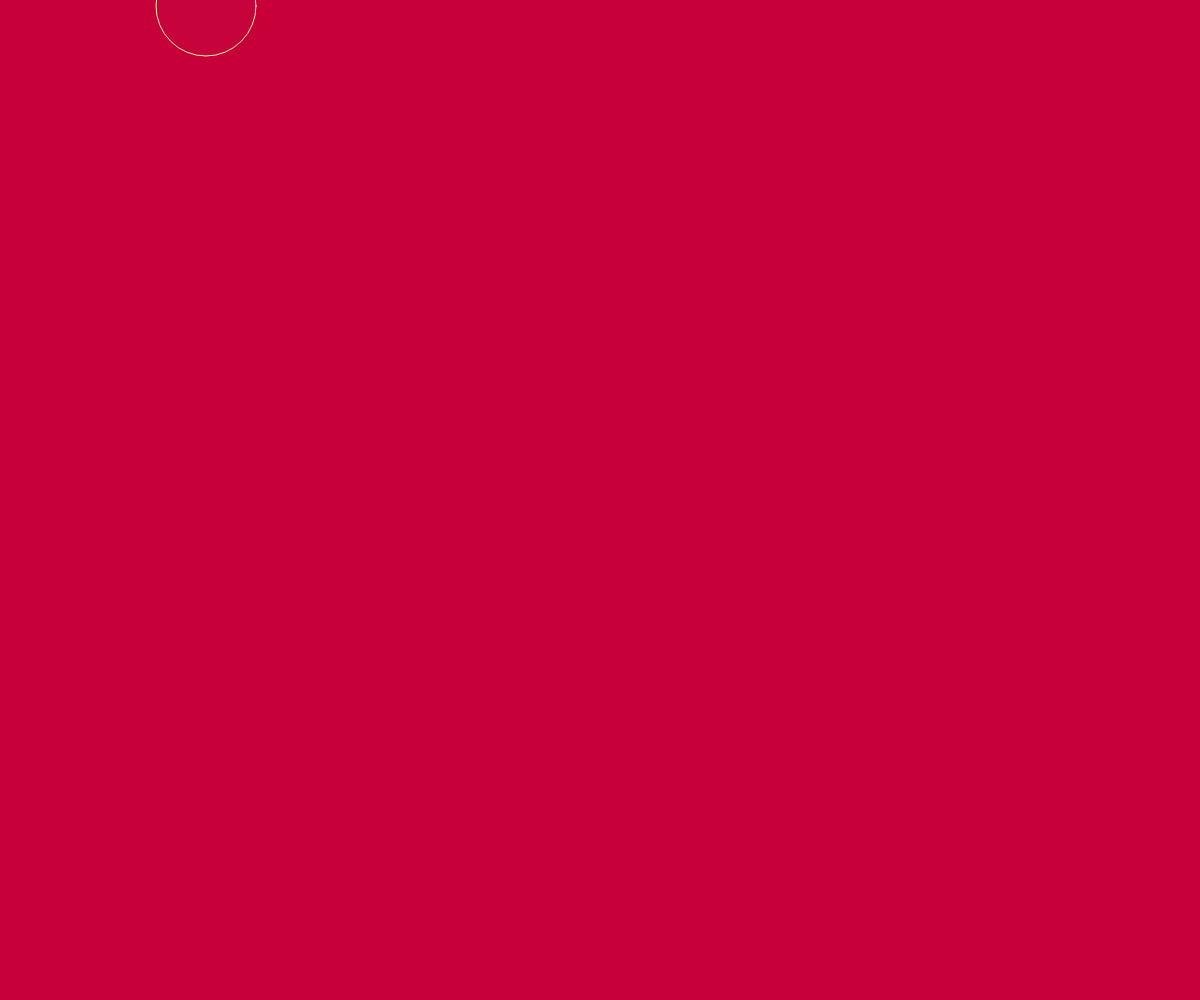
Frame 1 (no input)
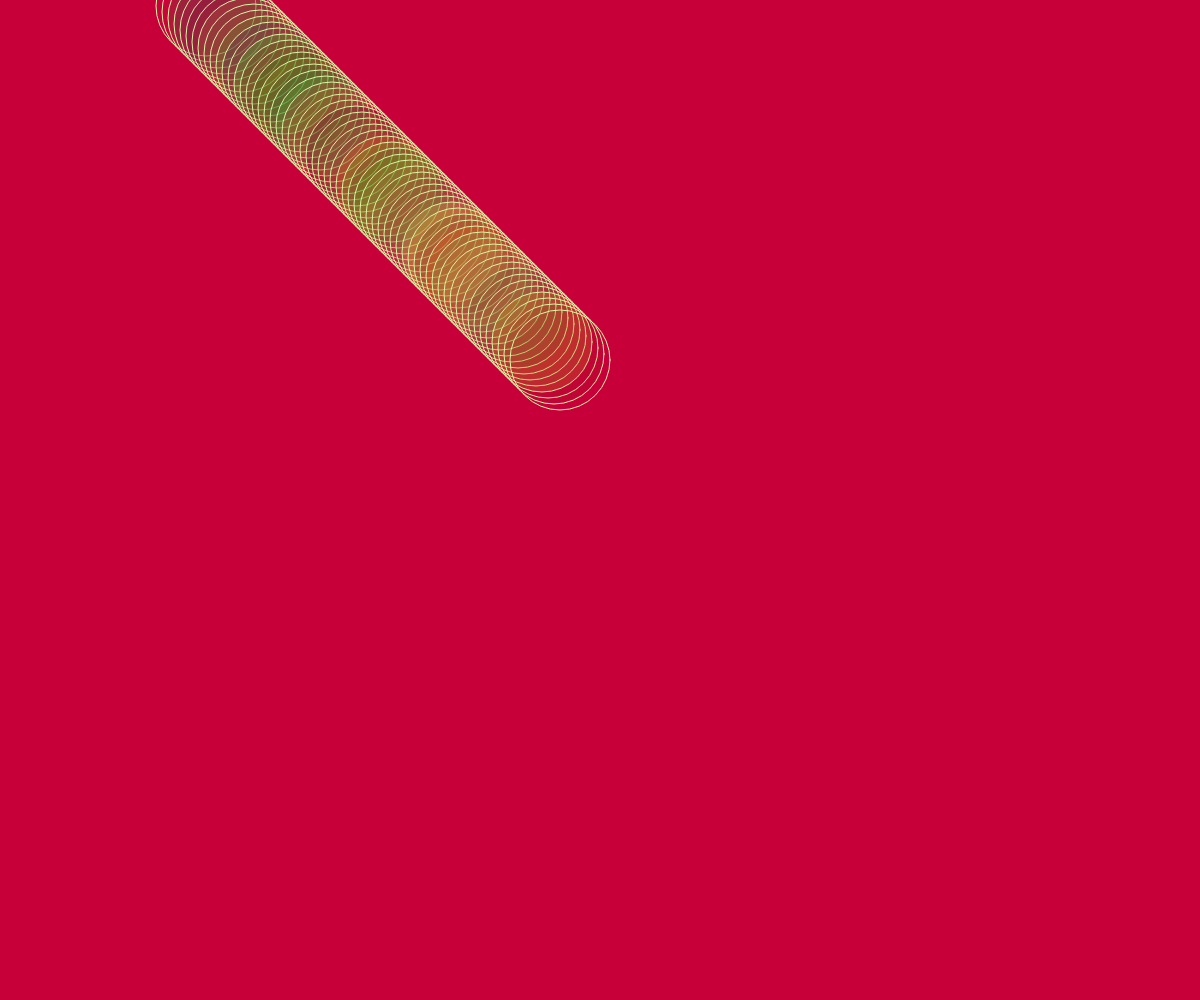
Frame 60 (no input)
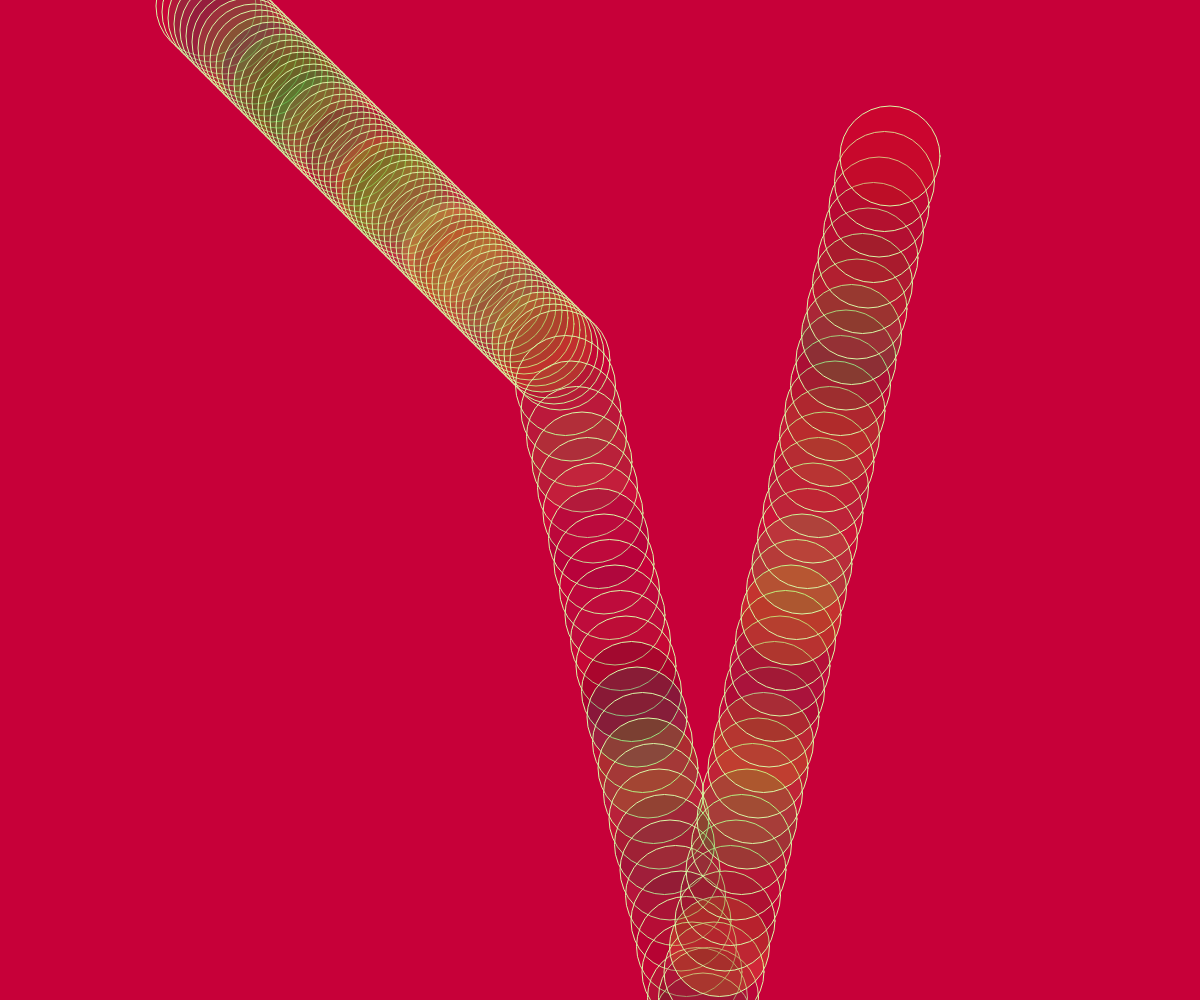
Frame 120 (the mouse pressed at the canvas centre since frame 60)

The p5.js sketch that drew these frames (run headless with seeded random() and noise() and a simulated clock; from frame 60 on, the mouse is pressed at the canvas centre):

// p5.js sketch
// ── sketch.js


var ball = {};
ball.width = 100;
ball.x = 200;
ball.y = 0;
ball.delta_x = 2;
ball.delta_y = 2;
ball.scale_x = 3;
ball.scale_y = 3;



function setup() {
    createCanvas(windowWidth, windowHeight);
    background('#c70039');
    frameRate(50);
}



function draw() {

    ball.x += ball.delta_x * ball.scale_x;
    ball.y += ball.delta_y * ball.scale_y;


    if (ball.x >= width || ball.x <= 0) {
        ball.delta_x = -1 * ball.delta_x;
    }
    if (ball.y >= height || ball.y <= 0) {
        ball.delta_y = -1 * ball.delta_y;
    }
    stroke('#DAF7A6');
    fill(random(0, 255), random(0, 255), random(0, 100), random(0, 50));
    ellipse(ball.x, ball.y, ball.width, ball.width);




}

function mousePressed() {
    ball.scale_x = map(mouseX, 0, width, 0.5, 5);
    ball.scale_y = map(mouseY, 0, height, 0.5, 25);
}
